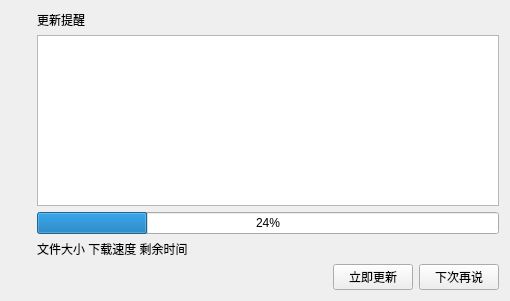
<?xml version="1.0" encoding="UTF-8"?>
<ui version="4.0">
 <class>Form</class>
 <widget class="QWidget" name="Form">
  <property name="geometry">
   <rect>
    <x>0</x>
    <y>0</y>
    <width>510</width>
    <height>301</height>
   </rect>
  </property>
  <property name="windowTitle">
   <string>软件更新</string>
  </property>
  <layout class="QHBoxLayout" name="horizontalLayout_2">
   <item>
    <layout class="QVBoxLayout" name="verticalLayout_2">
     <item>
      <widget class="QLabel" name="label">
       <property name="sizePolicy">
        <sizepolicy hsizetype="Fixed" vsizetype="Fixed">
         <horstretch>0</horstretch>
         <verstretch>0</verstretch>
        </sizepolicy>
       </property>
       <property name="maximumSize">
        <size>
         <width>65</width>
         <height>64</height>
        </size>
       </property>
       <property name="text">
        <string/>
       </property>
       <property name="pixmap">
        <pixmap>:/images/icon_128x128.png</pixmap>
       </property>
       <property name="scaledContents">
        <bool>true</bool>
       </property>
      </widget>
     </item>
     <item>
      <spacer name="verticalSpacer">
       <property name="orientation">
        <enum>Qt::Vertical</enum>
       </property>
       <property name="sizeHint" stdset="0">
        <size>
         <width>20</width>
         <height>40</height>
        </size>
       </property>
      </spacer>
     </item>
    </layout>
   </item>
   <item>
    <layout class="QVBoxLayout" name="verticalLayout">
     <item>
      <widget class="TitleLabel" name="label_2">
       <property name="text">
        <string>更新提醒</string>
       </property>
      </widget>
     </item>
     <item>
      <widget class="TextEdit" name="textEdit"/>
     </item>
     <item>
      <widget class="ProgressBar" name="progressBar">
       <property name="value">
        <number>24</number>
       </property>
      </widget>
     </item>
     <item>
      <widget class="BodyLabel" name="label_zt">
       <property name="text">
        <string>文件大小 下载速度 剩余时间</string>
       </property>
      </widget>
     </item>
     <item>
      <layout class="QHBoxLayout" name="horizontalLayout">
       <item>
        <spacer name="horizontalSpacer1">
         <property name="orientation">
          <enum>Qt::Horizontal</enum>
         </property>
         <property name="sizeHint" stdset="0">
          <size>
           <width>40</width>
           <height>20</height>
          </size>
         </property>
        </spacer>
       </item>
       <item>
        <widget class="PrimaryPushButton" name="pushButton_azgx">
         <property name="text">
          <string>立即更新</string>
         </property>
        </widget>
       </item>
       <item>
        <widget class="PushButton" name="pushButton_tgbb">
         <property name="text">
          <string>下次再说</string>
         </property>
        </widget>
       </item>
      </layout>
     </item>
    </layout>
   </item>
  </layout>
 </widget>
 <customwidgets>
  <customwidget>
   <class>PushButton</class>
   <extends>QPushButton</extends>
   <header>qfluentwidgets</header>
  </customwidget>
  <customwidget>
   <class>PrimaryPushButton</class>
   <extends>PushButton</extends>
   <header>qfluentwidgets</header>
  </customwidget>
  <customwidget>
   <class>BodyLabel</class>
   <extends>QLabel</extends>
   <header>qfluentwidgets</header>
  </customwidget>
  <customwidget>
   <class>TitleLabel</class>
   <extends>QLabel</extends>
   <header>qfluentwidgets</header>
  </customwidget>
  <customwidget>
   <class>ProgressBar</class>
   <extends>QProgressBar</extends>
   <header>qfluentwidgets</header>
  </customwidget>
  <customwidget>
   <class>TextEdit</class>
   <extends>QTextEdit</extends>
   <header>qfluentwidgets</header>
  </customwidget>
 </customwidgets>
 <resources>
  <include location="update_image.qrc"/>
 </resources>
 <connections/>
</ui>
